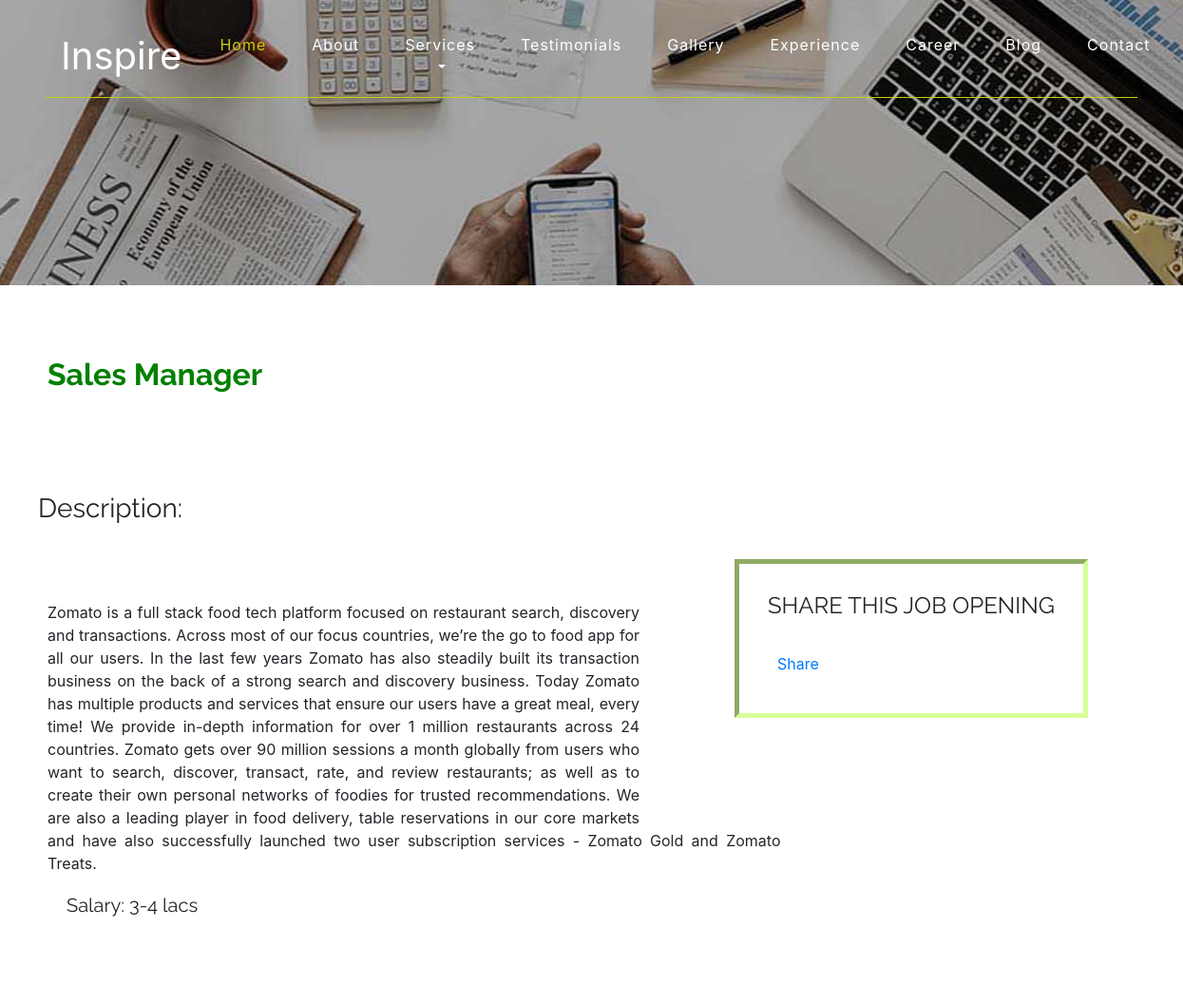
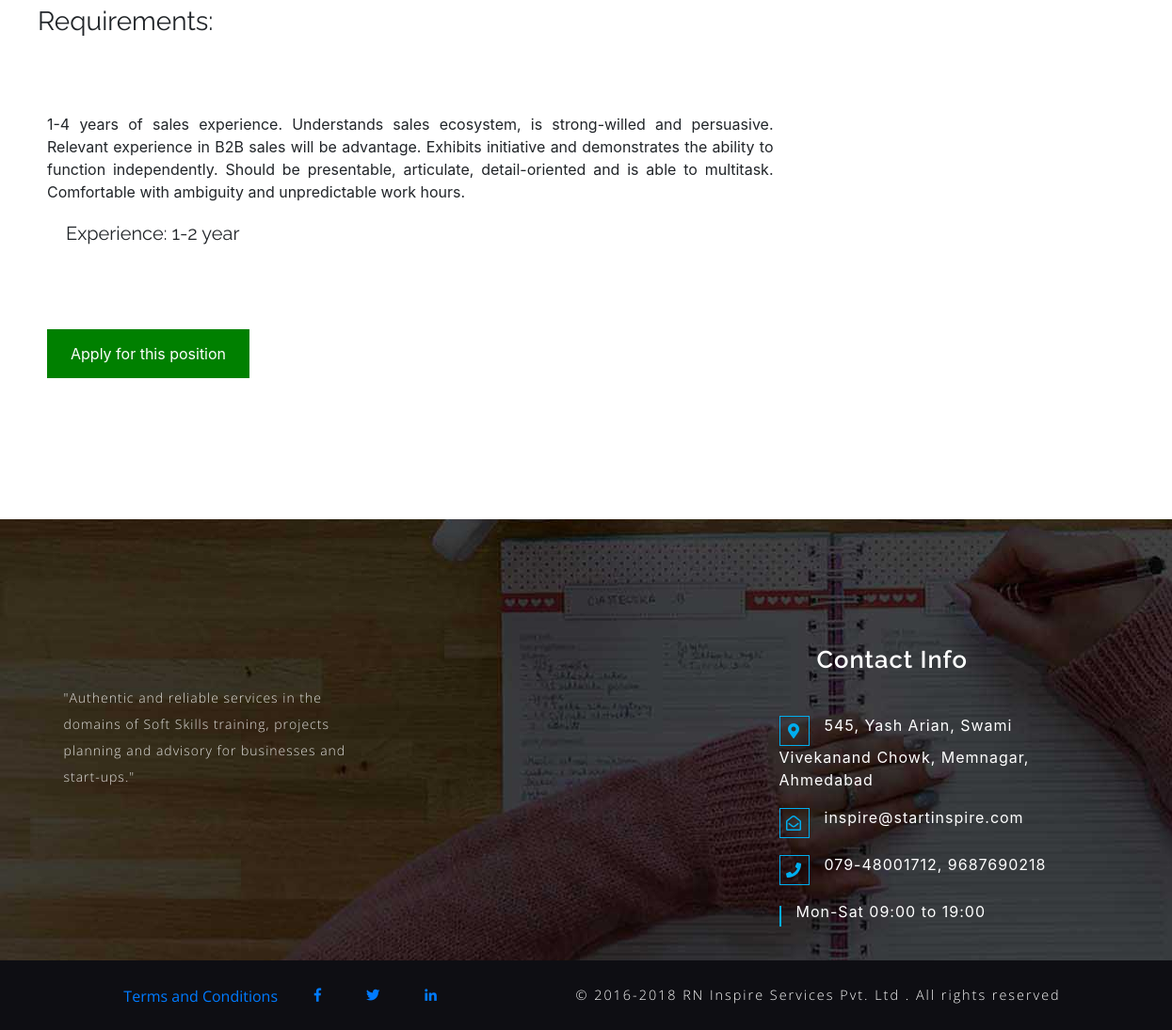
/1/, run on the app's committed database (2 pictures, top to bottom).
### career/models.py (models this page shows, shortened)
class job(models.Model):
    job_title = models.CharField(max_length=250)
    job_profile = models.CharField(max_length=250)
    job_description = models.TextField(default=None, blank=True)
    requirements = models.TextField(default=None, blank=True)
    salary = models.CharField(max_length=250, default=None, blank=True, null=True)
    experience = models.CharField(max_length=250, default=None, blank=True, null=True)

### career/views.py (the view)
# urls.py: url(r'^(?P<job_id>[0-9]+)/$', views.jobDetails, name='jobDetails'),
def jobDetails(request, job_id):
    jobx = get_object_or_404(job, pk=job_id)
    return render(request, 'career/jobdetails.html', {'jobx': jobx})

### career/templates/career/jobdetails.html (shortened to what this page needs)
{% load staticfiles %}
<!DOCTYPE html>
<html lang="zxx">
   <head>
	<link rel="stylesheet" href="{% static 'css/bootstrap.css' %}">
	<link href="{% static 'css/style.css' %}" rel='stylesheet' type='text/css' />
	<link href="{% static 'css/fontawesome-all.css' %}" rel="stylesheet">
   </head>
   <body>
  <header>
	 <div class="agile-banner_nav">
		<nav class="navbar navbar-expand-lg navbar-light bg-light">
   <a class="navbar-brand" href=    'http://startinspire.com'   > Inspire</a>
  <div class="collapse navbar-collapse justify-content-center" id="navbarSupportedContent">
    <ul class="navbar-nav ml-auto">
      <li class="nav-item active">
        <a class="nav-link" href=    'http://startinspire.com'   >Home <span class="sr-only">(current)</span></a>
      </li>
      <li class="nav-item">
        <a class="nav-link" href=    'http://startinspire.com/index.html#about'   >About</a>
      </li>
	  <li class="dropdown nav-item">
								<a href="#" class="dropdown-toggle nav-link" data-toggle="dropdown">Services
								</a>
							</li>
	   <li class="nav-item">
        <a class="nav-link" href=    'http://startinspire.com/index.html#Testim'   >Testimonials</a>
	  </li>
	  <li class="nav-item">
        <a class="nav-link" href=    'http://startinspire.com/gallery.html'   >Gallery</a>
	  </li>
	  <li class="nav-item">
			<a class="nav-link" href="http://startinspire.com/experience.html">Experience</a>
		  </li>
        <li class="nav-item">
        <a class="nav-link" href=    '{% url 'career:jobs' %}'   >Career</a>
      </li>
	  <li class="nav-item">
        <a class="nav-link" href="https://startinspire16.wordpress.com/" target="_blank">Blog</a>
      </li>
	   <li class="nav-item">
        <a class="nav-link" href=    'http://startinspire.com/contact.html'   >Contact</a>
      </li>
    </ul>
  </div>
</nav>
</div>
</header>
      <div class="inner_page_about">
      </div>
          <h2><b>{{ jobx.job_title }}</b></h2>
      <div class="fb" >
          <h4><b>SHARE THIS JOB OPENING</b></h4>
          <br>
          <div class="social">
              <div class="fb-share-button" data-href="http://127.0.0.1:8000/" data-layout="button_count" data-size="large" data-mobile-iframe="true"><a target="_blank" href="https://www.facebook.com/sharer/sharer.php?u=http%3A%2F%2F127.0.0.1%3A8000%2F&amp;src=sdkpreparse" class="fb-xfbml-parse-ignore">Share</a></div>
          </div>
          <div class="social">
          </div>
      </div>
           <h3><b>Description:</b></h3>
              <div class="xyz">
                  {{ jobx.job_description }}
                  <h5><b>Salary:  {{ jobx.salary }}</b></h5>
              </div>
           <h3><b>Requirements:</b></h3>
              <div class="xyz">
                  {{ jobx.requirements }}
                  <h5><b>Experience:  {{ jobx.experience }}</b></h5>
              </div>
          <div class="apply">
                <a href="{% url 'career:career' %}">Apply for this position</a>
          </div>
		<section class="footer py-3">
			<br>
	<div class="container">
		<div class="row py-4 foot-resp">
			</div>
			<div class="row py-3">
				<div class="col-lg-4  footer_grid foot-resp ">
					<h3></h3>
					<p>"Authentic and reliable services in the domains of Soft Skills training, projects planning and advisory for businesses and start-ups."
						 </p>
				</div>
				<div class="col-lg-4  footer_grid foot-resp">
				</div>
				<div class="col-lg-4  footer_grid foot-resp">
					<h3>Contact Info</h3>
					<ul class="address">
						<li><i class="fas fa-map-marker-alt" aria-hidden="true"></i>545, Yash Arian, Swami Vivekanand Chowk, Memnagar, Ahmedabad</li>
						<li><i class="far fa-envelope-open" aria-hidden="true"></i><a href="mailto:inspire@startinspire.com">inspire@startinspire.com</a></li>
						<li><i class="fas fa-phone" aria-hidden="true"></i>079-48001712, 9687690218</li>
						<li><i class="glyphicon glyphicon-time" aria-hidden="true"></i>Mon-Sat 09:00 to 19:00</li>
					</ul>
				</div>
			   </div>
			</div>
		</section>
			<section class="copy-rights">
			<p class="copyright">
					<button type="button" class="btn btn-link" data-toggle="modal" data-target="#myModal">Terms and Conditions</button>
			<a class="facebook" href="https://www.facebook.com/startinspire16/">
				<span class="fab fa-facebook-f"  style="padding:20px" ></span>
			</a> <a class="twitter" href="https://twitter.com/startinspire16">
				<span class="fab fa-twitter" style="padding:20px;" ></span>
			</a><a class="linkedin" href="https://www.linkedin.com/company/inspire-services?trk=company_logo">
				<span class="fab fa-linkedin-in" style="padding:20px;  margin-right:120px" ></span>
			</a>
			© 2016-2018 RN Inspire Services Pvt. Ltd . All rights reserved
		</p>
			</section>
   </body>
</html>

### career/static/css/style.css (style rules this page uses)
html, body { margin: 0; font-size: 100%; background: #fff; }
body a { text-decoration: none; transition: 0.5s all; -webkit-transition: 0.5s all; -moz-transition: 0.5s all; -o-transition: 0.5s all; -ms-transition: 0.5s all; }
h1, h2, h3, h4, h5, h6 { margin: 0; font-family: 'Raleway', sans-serif; font-weight: 300; }
p { margin: 0; font-size: 0.9em; color: #777777; line-height: inherit; letter-spacing: 1px; font-weight: 300; font-family: 'Open Sans', sans-serif; }
ul { margin: 0; padding: 0; }
a.navbar-brand { font-size: 2.5em; }
li.nav-item a { font-size: 1em; display: block; padding: 10px 20px; clear: both; font-weight: normal; line-height: 1.42857143; color: #807d7d; letter-spacing: 1px; }
li.nav-item { margin: 0 1em; }
.agile-banner_nav { margin: 0 auto; width: 100%; position: absolute; z-index: 99; text-align: center; padding: 1em 3em; }
.bg-light { border-bottom: 1px solid #c4d114 !important; background-color: #f8f9fa00 !important; }
.navbar-light .navbar-brand, .navbar-light .navbar-toggler { color: #fff; }
.navbar-light .navbar-nav .nav-link { color: #fff; }
.navbar-light .navbar-nav .open > .nav-link, .navbar-light .navbar-nav .active > .nav-link, .navbar-light .navbar-nav .nav-link.open, .navbar-light .navbar-nav .nav-link.active { color: #C4D114; }
.inner_page_about { text-align: center; background: url(../images/ban333.jpg) no-repeat center; min-height: 300px; }
.footer { min-height: 400px; background: url(../images/f22.jpg)no-repeat 0px -236px; }
.footer_grid h3, .footer_grid_left h3 { font-size: 1.6em; color: #fff; position: relative; margin-bottom: 0.5em; font-weight: 600; letter-spacing: 1px; }
.footer_grid p { color: #ffffffd9; line-height: 2em; padding-right: 2em; font-size: 14px; }
.footer_grid_list li, .address li { display: block; margin-bottom: 1em; }
.footer_grid_list li:last-child, .address li:last-child { margin-bottom: 0; }
.address li { color: #fff; letter-spacing: 1px; }
.address li i { margin-right: 1em; vertical-align: text-top; color:#00aeef; width: 32px; height: 32px; text-align: center; line-height: 30px; border: 1px solid #00aeef; }
.address li a { color: #fff; text-decoration: none; }
p.copyright { color: #fff; line-height: 1.8em; letter-spacing: 2px; text-align: center; background: #0e0e13; padding: 10px 0; }

### career/templates/career/jobdetails.html (style rules this page uses)
h2 { color: green; font-weight: 400; padding: 75px 50px 75px 50px; }
h3 { padding: 30px 40px 30px 40px }
.xyz { text-align: justify; padding: 50px; width: 70%; }
.apply a:link, a:visited { background-color: green; color: white; padding: 14px 25px; text-align: center; text-decoration: none; display: inline-block; margin-top: 20px; margin-right: auto; margin-bottom: 150px; margin-left: 50px; }
h5 { padding: 10px; margin: 10px }
.fb { float: right; margin: 100px; border: 5px inset #d6ff99; padding: 30px; }
.social { padding: 10px; float: left; }

### data on the page
job: job_title "Sales Manager", job_description "Zomato is a full stack food tech platform focused on restaurant search, discovery and transactions. Across most of our focus countries, we’re the go to food app for all our users. In the last few years Zomato has also steadily built its transaction business on the back of a strong search and discovery business. Today Zomato has multiple products and services that ensure our users have a great meal, every time! We provide in-depth information for over 1 million restaurants across 24 countries. Zomato gets over 90 million sessions a month globally from users who want to search, discover, transact, rate, and review restaurants; as well as to create their own personal networks of foodies for…", salary "3-4 lacs", requirements "1-4 years of sales experience. Understands sales ecosystem, is strong-willed and persuasive. Relevant experience in B2B sales will be advantage. Exhibits initiative and demonstrates the ability to function independently. Should be presentable, articulate, detail-oriented and is able to multitask. Comfortable with ambiguity and unpredictable work hours.", experience "1-2 year"
